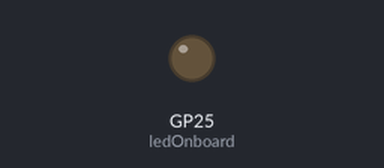
Recording of a program running on a simulated Raspberry Pi Pico running MicroPython. On the bench: output pins drawn as LEDs (lit = HIGH). Dashed ring = blinking.

Above: at 1.0 s.
At 2.5 s:
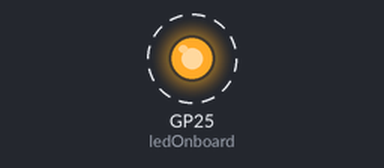
Timing chart, 0 to 4.6 s (numbered marks = the images above):
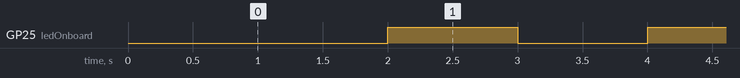

The program:

1.1_Blink_Without_Delay.py
```python
import machine
import utime

ledOnboard_pin = 25
ledOnboard = machine.Pin(ledOnboard_pin,machine.Pin.OUT)
output_state = True

delay_ms = 1000
time_now = utime.ticks_ms()
time_previous = utime.ticks_ms()

while True:
    time_now = utime.ticks_ms()
    if time_now - time_previous >= delay_ms:
        output_state = 1 - output_state
        ledOnboard.value(output_state)
        time_previous = time_now
```

Measured:
- by itself, GP25 (ledOnboard): alternates HIGH for 1.0 s and LOW for 1.0 s
